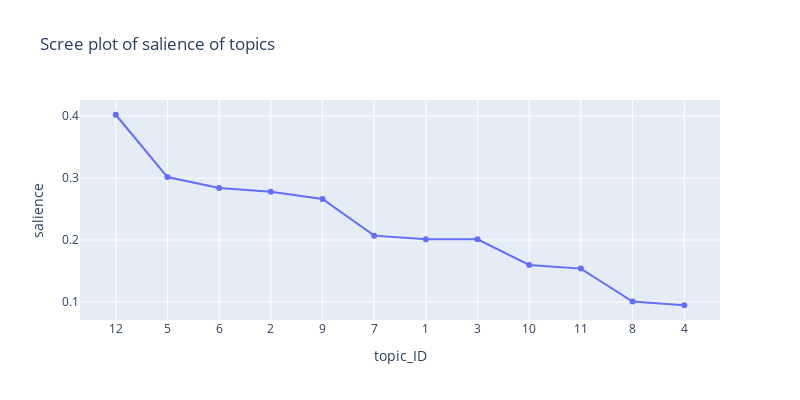

The code cell stored with this chart in its notebook:
### Code cell
fig_L1 = px.line(df_salient_topic, x = 'topic_ID', y = 'salience', title="Scree plot of salience of topics")
fig_L1.update_layout(autosize=False, width=800, height=400)
fig_L1.update_traces(mode = "lines + markers")
fig_L1.show()

### Figure 1 — Plotly figure (JSON) as saved in the notebook; plotly's stock layout.template omitted (floating-point values rounded to 4 significant figures)
{"data": [{"hovertemplate": "topic_ID=%{x}<br>salience=%{y}<extra></extra>", "legendgroup": "", "line": {"color": "#636efa", "dash": "solid"}, "mode": "lines+markers", "name": "", "orientation": "v", "showlegend": false, "type": "scatter", "x": ["12", "5", "6", "2", "9", "7", "1", "3", "10", "11", "8", "4"], "xaxis": "x", "y": [0.4024, 0.3018, 0.284, 0.2781, 0.2663, 0.2071, 0.2012, 0.2012, 0.1598, 0.1538, 0.1006, 0.09467], "yaxis": "y"}], "layout": {"autosize": false, "height": 400, "legend": {"tracegroupgap": 0}, "title": {"text": "Scree plot of salience of topics"}, "width": 800, "xaxis": {"anchor": "y", "domain": [0, 1], "title": {"text": "topic_ID"}}, "yaxis": {"anchor": "x", "domain": [0, 1], "title": {"text": "salience"}}}}
